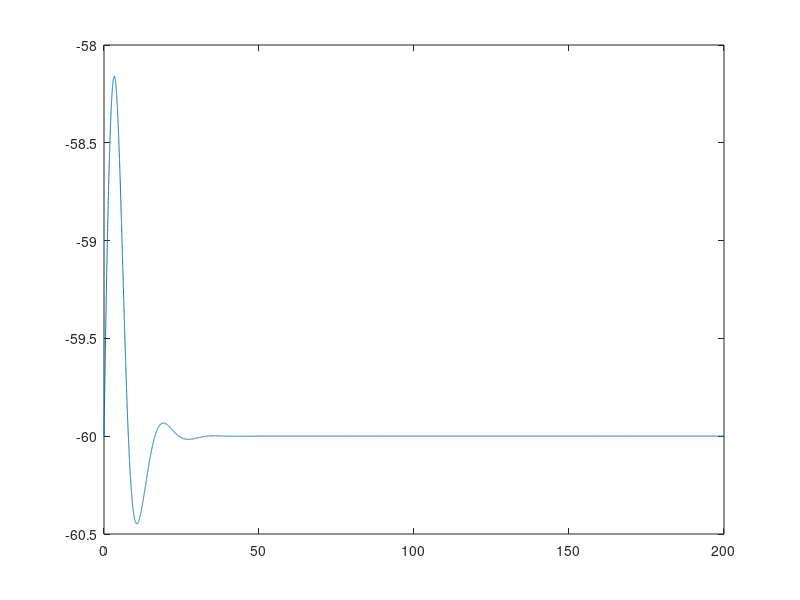

Here is the MATLAB script that generated this plot:
dt = 0.01; % Simulation time step
Duration = 200; % Simulation length
T = ceil(Duration/dt);
t = (1:T) * dt; % Simulation time points in ms
Cm = 1; % Membrane capacitance in micro Farads
gNa = 120; % in Siemens, maximum conductivity of Na+ Channel
gK = 36; % in Siemens, maximum conductivity of K+ Channel
gl = 0.3; % in Siemens, conductivity of leak Channel
ENa = 55; % in mv, Na+ nernst potential
EK = -72; % in mv, K+ nernst potential
El = -49.4; % in mv, nernst potential for leak channel
vr = -60; % in mv, resting potential
v = vr * ones(1,T); % Vector of output voltage
I = zeros(1,T); % in uA, external stimulus (external current)
% for example: I(1:10000) = 2; % an input current pulse

u = vr - v;
alpha_n = (.1 * u + 1)./(exp(1 + .1 * u) - 1) / 10;
beta_n = .125 * exp(u/80);
alpha_m = (u+25) ./ (exp(2.5+.1*u)-1)/10;
beta_m = 4*exp(u/18);
alpha_h = .07 * exp(u/20);
beta_h = 1 ./ (1+exp(3 + .1*u));
%intial condintions
n_initialCond = 0.29;
m_initialCond = 0.05;
h_initialCond = 0.55;
dv = 0;
dn = 0;
dm = 0;
dh = 0;
n = n_initialCond * ones(1,T);
m = m_initialCond * ones(1,T);
h = h_initialCond * ones(1,T);
%dv = dv_initialCond * ones(1,T);
%Iext = 0;


for i = 1:(T-1)
    dv = (gl*(El - v(i)) - gNa*(m(i)^3)*h(i)*(v(i) - ENa) - gK*(n(i)^4).*(v(i) - EK) + I(i))/Cm;
    v(i+1) = v(i) + dv*dt;
    u = vr - v;
    n(i+1) = n(i) + dn*dt;
    m(i+1) = m(i) + dm*dt;
    h(i+1) = h(i) + dh*dt;
    alpha_n = (.1 * u + 1)./(exp(1 + .1 * u) - 1) / 10;
    beta_n = .125 * exp(u/80);
    alpha_m = (u+25) ./ (exp(2.5+.1*u)-1)/10;
    beta_m = 4*exp(u/18);
    alpha_h = .07 * exp(u/20);
    beta_h = 1 ./ (1+exp(3 + .1*u));
    dn = (-n(i+1) + alpha_n(i+1)/(alpha_n(i+1) + beta_n(i+1)))*(alpha_n(i+1) + beta_n(i+1));
    dm = (-m(i+1) + alpha_m(i+1)/(alpha_m(i+1) + beta_m(i+1)))*(alpha_m(i+1) + beta_m(i+1));
    dh = (-h(i+1) + alpha_h(i+1)/(alpha_h(i+1) + beta_h(i+1)))*(alpha_h(i+1) + beta_h(i+1));
end
    
plot(t,v); %Plot v-t

%subplot(2,1,1); plot tau-v
%plot(v,1./(alpha_n + beta_n),v,1./(alpha_m + beta_m),v,1./(alpha_h + beta_h));
%subplot(2,1,2); plot probabilites_steadystates-v
%plot(v,alpha_n./(alpha_n + beta_n),v,alpha_m./(alpha_m + beta_m),v,alpha_h./(alpha_h + beta_h));

